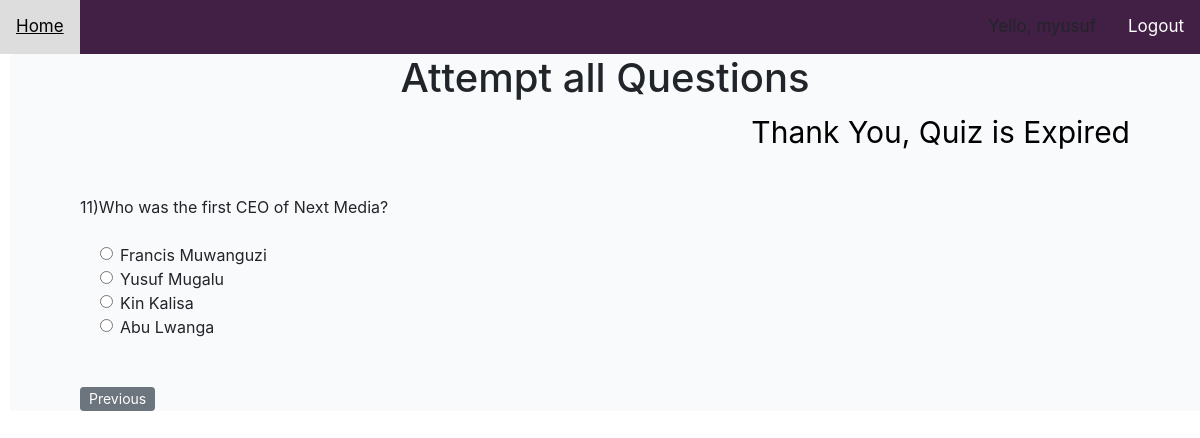
The app's page /quiz/?page=6 (signed in), older data.
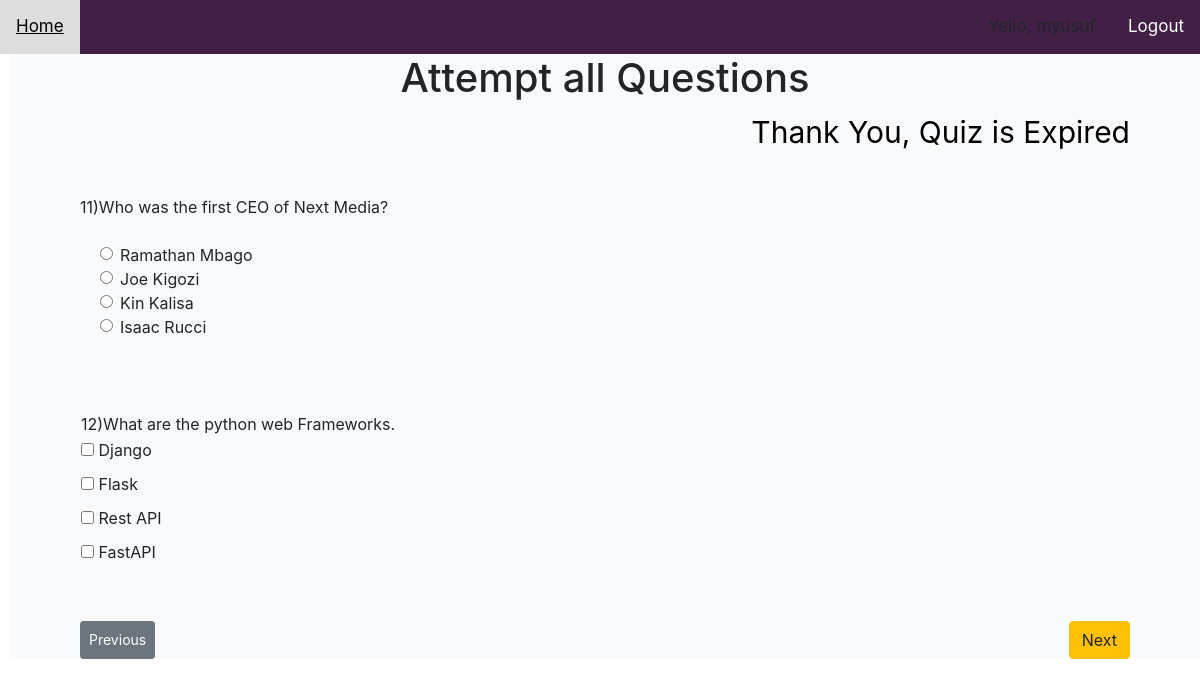
The same page, newer data.
### blog/models.py (models this page shows, shortened)
class QuesModel(models.Model):
    question = models.CharField(max_length=200, null=True)
    op1 = models.CharField(max_length=200, null=True)
    op2 = models.CharField(max_length=200, null=True)
    op3 = models.CharField(max_length=200, null=True)
    op4 = models.CharField(max_length=200, null=True)
    ans = models.CharField(max_length=200, null=True)
    user = models.ForeignKey(User,null=True,blank =True, on_delete=models.CASCADE)
    class Meta:
       ordering = ['id']

### blog/views.py (the view)
# urls.py: path('quiz/',views.quiz, name ='Quiz'),
@login_required
def quiz(request):
    'session_key', 'set_expiry'
    key = request.session.session_key
    print(key)
    suf = QuesModel.objects.all()
    paginator = Paginator(suf, 2)
    page = request.GET.get('page', 1)
    msufu = paginator.page(page)
    if request.method == 'POST':
        data = request.POST
        data_ = dict(data.lists())
        print(data)
        for k in data_.keys():
            print('key:',k)
        score = 0
        wrong = 0
        correct = 0
        total = 0
        for sufu in suf:
            total += 1
            answer = request.POST.get(sufu.id)
            print(sufu.ans)
            print(answer)
            if sufu.ans == answer:
                score += 4
                correct += 1
            else:
                wrong += 1
        percents = score/(total*4) * 100
        percent = round(percents, 1)
        result = context = {
            'score': 28,
            'time': request.POST.get(''),
            'correct': 7,
            'wrong': 8,
            'percent': 46.7,
            'total': total
        }
        return render(request, 'blog/result.html', context)
        save(render(request, 'blog/result.html', context))
    else:
        suf = QuesModel.objects.all()
    return render(request, 'blog/quiz.html', {'msufu': msufu})

### blog/templates/blog/quiz.html (shortened to what this page needs)
{% load static%}
<!DOCTYPE html>
<html lang="en" dir="ltr">
  <head>
    <link rel="stylesheet" href="https://stackpath.bootstrapcdn.com/bootstrap/4.3.1/css/bootstrap.min.css" integrity=
    "sha384-ggOyR0iXCbMQv3Xipma34MD+dH/1fQ784/j6cY/iJTQUOhcWr7x9JvoRxT2MZw1T">
  </head>
  <body>
  <div class="topnav">
  <a href="/home">Home</a>
  <div class="topnav-right">
    <a class="greet">Yello, {{request.user}}</a>
    <a href="/logout">Logout</a>
</div>
</div>
    <div id = 'content', name = 'content' , class ='main'>
  <form id ='quiz-form' method='POST' action=''class="form-disable">
   <div>
    <h1> Attempt all Questions</h1>
   <div class="timer">
    <p id="demos"></p>
  </div>
    </div>
    {% for sufu in msufu%}
    <br>
    {% if sufu.id < 12 %}
    <div class="form-group">
      <label for="question">{{sufu.id}}){{sufu.question}}</label>
    </div>
    <div class="form-check">
        <div class="form-check">
            <input class="form-check-input" type="radio" name="{{sufu.question}}" id="{{sufu.op1}}" value={{sufu.op1}}>
            <label class="form-check-label" for="{{sufu.op1}}">
                {{sufu.op1}}
            </label>
        </div>
        <div class="form-check">
            <input class="form-check-input" type="radio" name="{{sufu.question}}" id="{{sufu.op2}}" value={{sufu.op2}} >
            <label class="form-check-label" for="{{sufu.op2}}">
                {{sufu.op2}}
            </label>
        </div>
        <div class="form-check">
            <input class="form-check-input" type="radio" name="{{sufu.question}}" id="{{sufu.op3}}" value={{sufu.op3}} >
            <label class="form-check-label" for="{{sufu.op3}}">
                {{sufu.op3}}
            </label>
        </div>
        <div class="form-check">
            <input class="form-check-input" type="radio" name="{{sufu.question}}" id="{{sufu.op4}}" value={{sufu.op4}} >
            <label class="form-check-label" for="{{sufu.op4}}">
                {{sufu.op4}}
            </label>
        </div>
    </div>
    {% else %}
    <table>
      <tr>
        <td>{{sufu.id}}){{sufu.question}}</td>
        <br>
      </tr>
      <tr>
        <td> <label> <input type="checkbox" name="{{sufu.op1}}" value="{{sufu.op1}}"> {{sufu.op1}}</label><br></td>
      </tr>
      <tr>
        <td> <label> <input type="checkbox" name="{{sufu.op2}}" value="{{sufu.op2}}"> {{sufu.op2}}</label><br></td>
      </tr>
      <tr>
        <td> <label> <input type="checkbox" name="{{sufu.op3}}" value="{{sufu.op3}}"> {{sufu.op3}}</label><br></td>
      </tr>
      <tr>
        <td> <label> <input type="checkbox" name="{{sufu.op4}}" value="{{sufu.op4}}"> {{sufu.op4}}</label><br></td>
      </tr>
    </table>
    {% endif %} <br>
    {% endfor %}
    {% if msufu.has_previous %}<br>
    {% endif %}
    <div class="btn-wrapper text-center d-flex justify-content-md-between">
      <a class="btn btn-secondary  btn-sm text-white d-flex align-items-center" href="?page={{msufu.previous_page_number}}">Previous</a>
      {% if msufu.has_next %}
      <a class="btn btn-warning" href="?page={{msufu.next_page_number}}" >Next</a>
      {% endif %}
    </div>
  </form>
</div>
  </body>
</html>

Row changes from the older to the newer data that the page shows:
changed QuesModel "Who was the first CEO of Next Media?": question "☐ Francis Muwanguzi" → "☐ Ramathan Mbago"; op1 "Francis Muwanguzi" → "Ramathan Mbago"; question "☐ Yusuf Mugalu" → "☐ Joe Kigozi"; op2 "Yusuf Mugalu" → "Joe Kigozi"; question "☐ Abu Lwanga" → "☐ Isaac Rucci"; op4 "Abu Lwanga" → "Isaac Rucci"
added QuesModel: id "12", question "What are the python web Frameworks.", op1 "Django", op2 "Flask", op3 "Rest API", op4 "FastAPI"
Text that changed along with them:
text now shown: "Next"
